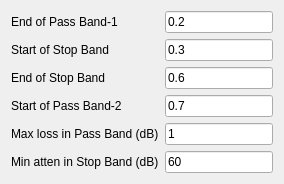
         <widget class="QWidget" name="iirbsfPage">
          <layout class="QFormLayout" name="formLayout_11">
           <item row="0" column="0">
            <widget class="QLabel" name="iirendofBsfPassBandLabel1">
             <property name="text">
              <string>End of Pass Band-1</string>
             </property>
            </widget>
           </item>
           <item row="0" column="1">
            <widget class="QLineEdit" name="iirendofBsfPassBandEdit1">
             <property name="text">
              <string>0.2</string>
             </property>
            </widget>
           </item>
           <item row="1" column="0">
            <widget class="QLabel" name="iirstartofBsfStopBandLabel">
             <property name="text">
              <string>Start of Stop Band </string>
             </property>
            </widget>
           </item>
           <item row="1" column="1">
            <widget class="QLineEdit" name="iirstartofBsfStopBandEdit">
             <property name="text">
              <string>0.3</string>
             </property>
            </widget>
           </item>
           <item row="2" column="0">
            <widget class="QLabel" name="iirendofBsfStopBandLabel">
             <property name="text">
              <string>End of Stop Band </string>
             </property>
            </widget>
           </item>
           <item row="2" column="1">
            <widget class="QLineEdit" name="iirendofBsfStopBandEdit">
             <property name="text">
              <string>0.6</string>
             </property>
            </widget>
           </item>
           <item row="3" column="0">
            <widget class="QLabel" name="iirstartofBsfPassBandLabel2">
             <property name="text">
              <string>Start of Pass Band-2</string>
             </property>
            </widget>
           </item>
           <item row="3" column="1">
            <widget class="QLineEdit" name="iirstartofBsfPassBandEdit2">
             <property name="text">
              <string>0.7</string>
             </property>
            </widget>
           </item>
           <item row="4" column="0">
            <widget class="QLabel" name="iirBsfPassBandAttenLabel">
             <property name="text">
              <string>Max loss in Pass Band (dB)</string>
             </property>
            </widget>
           </item>
           <item row="4" column="1">
            <widget class="QLineEdit" name="iirBsfPassBandAttenEdit">
             <property name="text">
              <string>1</string>
             </property>
            </widget>
           </item>
           <item row="5" column="0">
            <widget class="QLabel" name="iirBsfStopBandRippleLabel">
             <property name="text">
              <string>Min atten in Stop Band (dB)</string>
             </property>
            </widget>
           </item>
           <item row="5" column="1">
            <widget class="QLineEdit" name="iirBsfStopBandRippleEdit">
             <property name="text">
              <string>60</string>
             </property>
            </widget>
           </item>
          </layout>
         </widget>
